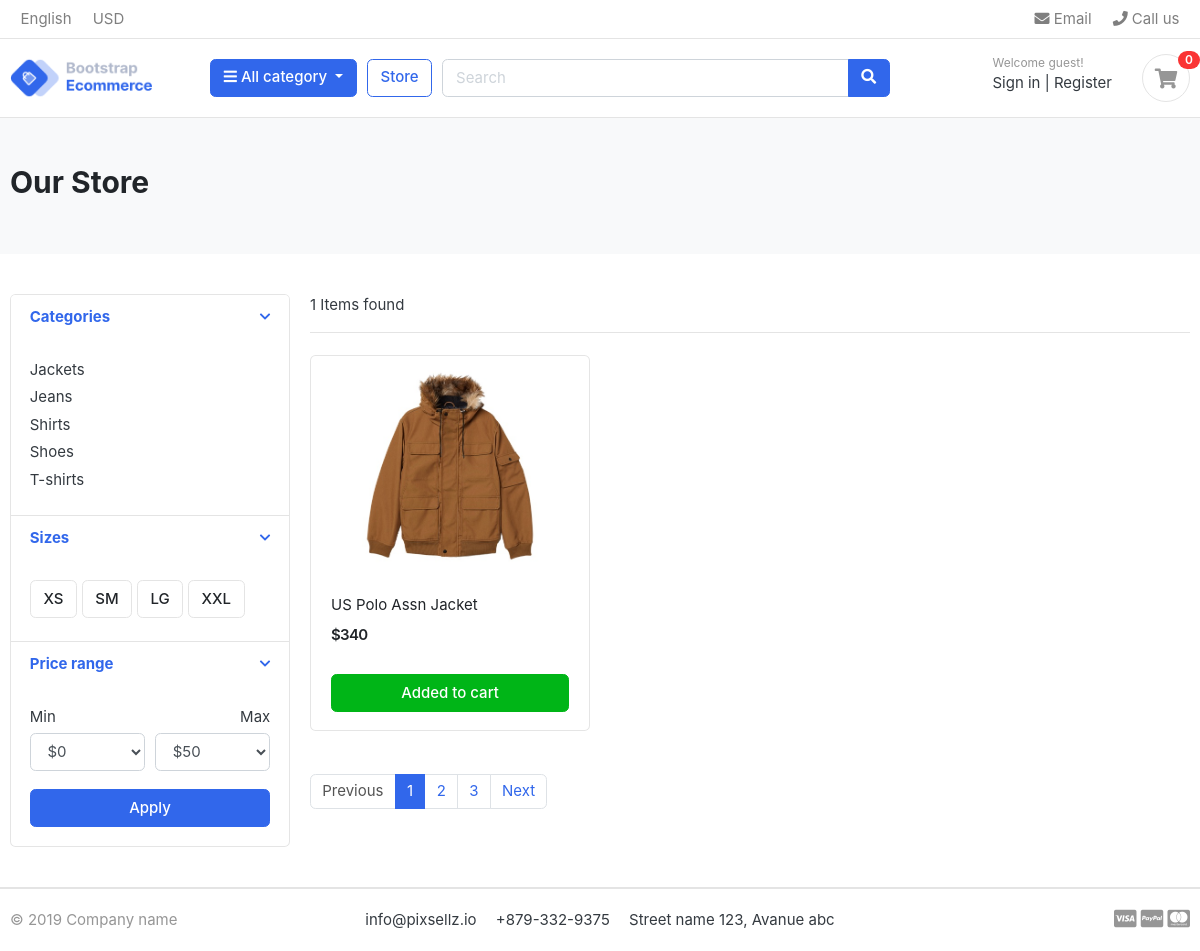
The page /store/jackets/ on the database its author committed.
### category/models.py (models this page shows, shortened)
class Category(BaseModel):
    category_name = models.CharField(max_length = 150)
    slug = models.CharField(max_length = 150, unique = True)
    description = models.TextField()
    cat_image = models.ImageField(upload_to='photos/categories', blank=True)
    class Meta:
        verbose_name = "Category"
        verbose_name_plural = "Categories"
    def get_url(self):
        return reverse('store:products_by_category', args=[self.slug])

### store/models.py (models this page shows, shortened)
class Product(BaseModel):
    product_name = models.CharField(max_length = 50, unique = True)
    slug = models.SlugField(max_length = 50, unique = True)
    description = models.TextField(blank = True)
    price = models.PositiveBigIntegerField()
    image = models.ImageField(upload_to='photos/product')
    stock = models.PositiveBigIntegerField()
    is_available = models.BooleanField(default = False)
    category = models.ForeignKey(Category, on_delete = models.CASCADE)
    class Meta:
        verbose_name = 'Product'
        verbose_name_plural = 'Products'
    def get_url(self):
        return reverse('store:detail', args=[self.category.slug, self.slug])

### store/views.py (the view)
# urls.py: path('store/', include('store.urls')),
def store(request, category_slug = None):
    if category_slug != None:
        category = get_object_or_404(Category, slug = category_slug)
        products = Product.objects.filter(is_available = True, category = category)
        product_count = products.count()
    else:
        products = Product.objects.filter(is_available = True)
        product_count = products.count()
    context = {
        'products':products,
        'product_count':product_count
    }
    return render(request, 'store/store.html', context)

### category/context_processors.py (called while the page is built)
def menu_links(request):
    categories = Category.objects.all()
    return {'categories':categories}

### templates/store/store.html (shortened to what this page needs)
{% extends 'base.html' %}
{% block content %}
<section class="section-pagetop bg">
    <div class="container">
        <h2 class="title-page">Our Store</h2>
    </div>
    </section>
    <section class="section-content padding-y">
    <div class="container">
    <div class="row">
        <aside class="col-md-3">
    <div class="card">
        <article class="filter-group">
            <header class="card-header">
                <a href="#" data-toggle="collapse" data-target="#collapse_1" aria-expanded="true" class="">
                    <i class="icon-control fa fa-chevron-down"></i>
                    <h6 class="title">Categories</h6>
                </a>
            </header>
            <div class="filter-content collapse show" id="collapse_1">
                <div class="card-body">
                    <ul class="list-menu">
                    {% for category in categories %}
                    <li><a href="{{ category.get_url }}">{{ category.category_name }}  </a></li>
                    {% endfor %}
                    </ul>
                </div>
            </div>
        </article>
        <article class="filter-group">
            <header class="card-header">
                <a href="#" data-toggle="collapse" data-target="#collapse_4" aria-expanded="true">
                    <i class="icon-control fa fa-chevron-down"></i>
                    <h6 class="title">Sizes </h6>
                </a>
            </header>
            <div class="filter-content collapse show" id="collapse_4">
                <div class="card-body">
                  <label class="checkbox-btn">
                    <span class="btn btn-light"> XS </span>
                  </label>
                  <label class="checkbox-btn">
                    <span class="btn btn-light"> SM </span>
                  </label>
                  <label class="checkbox-btn">
                    <span class="btn btn-light"> LG </span>
                  </label>
                  <label class="checkbox-btn">
                    <span class="btn btn-light"> XXL </span>
                  </label>
            </div>
            </div>
        </article>
        <article class="filter-group">
            <header class="card-header">
                <a href="#" data-toggle="collapse" data-target="#collapse_3" aria-expanded="true" class="">
                    <i class="icon-control fa fa-chevron-down"></i>
                    <h6 class="title">Price range </h6>
                </a>
            </header>
            <div class="filter-content collapse show" id="collapse_3">
                <div class="card-body">
                    <div class="form-row">
                    <div class="form-group col-md-6">
                      <label>Min</label>
                          <select class="mr-2 form-control">
                            <option value="0">$0</option>
                        </select>
                    </div>
                    <div class="form-group text-right col-md-6">
                      <label>Max</label>
                          <select class="mr-2 form-control">
                            <option value="50">$50</option>
                        </select>
                    </div>
                    </div>
                    <button class="btn btn-block btn-primary">Apply</button>
                </div>
            </div>
        </article>
    </div>
        </aside>
        <main class="col-md-9">
    <header class="border-bottom mb-4 pb-3">
            <div class="form-inline">
                <span class="mr-md-auto"> {{ product_count}} Items found </span>
            </div>
    </header>
    <div class="row">
        {% for product in products %}
        <div class="col-md-4">
            <figure class="card card-product-grid">
                <div class="img-wrap">
                    <img src="{{ product.image.url }}">
                </div>
                <figcaption class="info-wrap">
                    <div class="fix-height">
                        <a href="{{ product.get_url }}" class="title">{{ product.product_name }}</a>
                        <div class="price-wrap mt-2">
                            <span class="price">${{ product.price }}</span>
                        </div>
                    </div>
                    <a href="#" class="btn btn-block btn-success">Added to cart </a>
                </figcaption>
            </figure>
        </div>
        {% endfor %}
    </div>
    <nav class="mt-4" aria-label="Page navigation sample">
      <ul class="pagination">
        <li class="page-item disabled"><a class="page-link" href="#">Previous</a></li>
        <li class="page-item active"><a class="page-link" href="#">1</a></li>
        <li class="page-item"><a class="page-link" href="#">2</a></li>
        <li class="page-item"><a class="page-link" href="#">3</a></li>
        <li class="page-item"><a class="page-link" href="#">Next</a></li>
      </ul>
    </nav>
        </main>
    </div>
    </div>
    </section>
{% endblock %}

### static/css/ui.css (style rules this page uses)
html { font-family: "Inter", sans-serif; font-size: 15px; }
.img-wrap { text-align: center; display: block; }
.img-wrap img { max-width: 100%; }
.price-wrap { letter-spacing: -0.7px; }
.padding-y { padding-top: 40px; padding-bottom: 40px; }
figure { margin-bottom: 0; }
article:after, .form-group:after { display: block; clear: both; content: ""; }
.bg { background-color: #f8f9fa; }
.title-page { color: #212529; }
.btn-light { background-color: #fff; border-color: #e4e4e4; }
[class*=list-] li:after { visibility: hidden; display: block; content: ""; overflow: hidden; height: 0; clear: both; }
.list-menu { list-style: none; margin: 0; padding-left: 0; }
.list-menu li { margin-bottom: 5px; }
.list-menu a { color: #343a40; }
[class*=card-product] a.title { color: #212529; display: block; }
[class*=card-product] .img-wrap { overflow: hidden; position: relative; }
[class*=card-product] .img-wrap img { height: 100%; max-width: 100%; width: auto; display: inline-block; -o-object-fit: cover; object-fit: cover; }
.card-product-grid { margin-bottom: 20px; }
.card-product-grid .img-wrap { border-radius: 0.2rem 0.2rem 0 0; height: 220px; }
.card-product-grid .info-wrap { overflow: hidden; padding: 18px 20px; }
.card-product-grid .fix-height { height: 80px; overflow: hidden; }
.card .img-wrap { overflow: hidden; }
.price { font-weight: 600; color: #212529; }
.icon-control { margin-top: 5px; float: right; font-size: 80%; }
.card-header .title { margin-bottom: 0; line-height: 1.5; }
.filter-group { border-bottom: 1px solid #e4e4e4; }
.filter-group .card-header { border-bottom: 0; }
.filter-group:last-child { border-bottom: 0; }
.checkbox-btn { position: relative; }
.section-pagetop { padding: 45px 0; }

### rows shown on the page
Category: category_name "Jackets"
Category: category_name "Jeans"
Category: category_name "Shirts"
Category: category_name "Shoes"
Category: category_name "T-shirts"
Product: image (picture), product_name "US Polo Assn Jacket", price "340"

### other values the page prints
{{ product_count }} "1"
